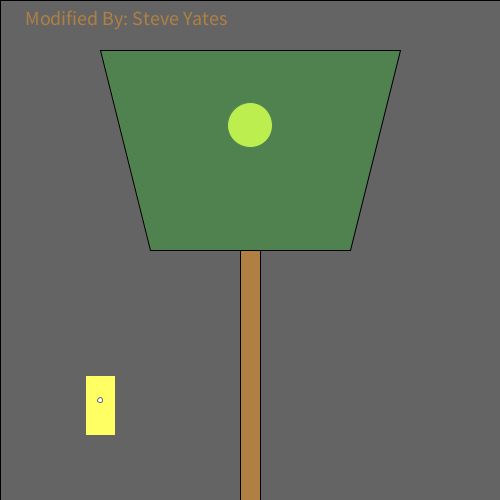
Frame 1 (no input)
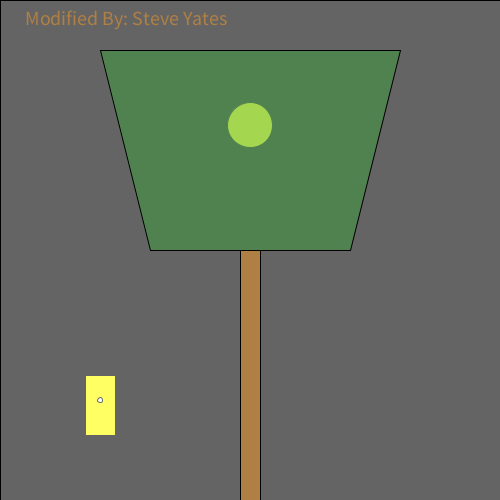
Frame 60 (the mouse pressed at the canvas centre just before this capture)
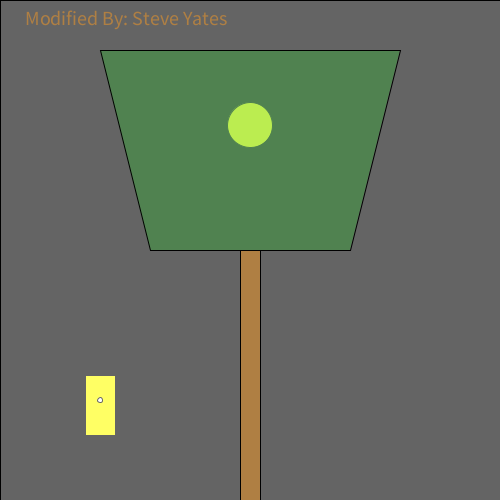
Frame 120 (the mouse held since frame 60 and released just before this capture)

The Processing sketch that drew these frames (run headless with seeded random() and noise(); from frame 60 on, the mouse is pressed at the canvas centre):

// Processing sketch: processing_160182
// ── processing_160182.pde

/*
  Norm Krumpe
  September 22, 2012
  Models a light that is triggered by motion (in this case, motion
  of the mouse).  The light also has a timer.  So, motion turns on the
  light, but a certain amount of time passing with no motion will
  cause the light to turn off again.
*/

// How close you need to get to the
// light sensor in order to turn on
// the light.  Higher values make it
// easier to trigger the light.  Distance
// is measured in pixels.
final int TRIGGER_DISTANCE = 50;

// The location of the sensor:
final int SWITCH_CENTER_X = 100;
final int SWITCH_CENTER_Y = 400;

// seconds until light shuts off automatically when there is no motion
final float SECONDS_UNTIL_AUTO_SHUTOFF = 10; 

// Light will initially be on because of this next value.
// Want the light off initially?  
// Set this to something less than SECONDS_UNTIL_AUTO_SHUTOFF
float timeOfLastTrigger = 0; 
boolean revealTriggerRegion = false;

// Just choose a window size
void setup() {
  size(500, 500);
}

// Each time the mouse moves, check to see
// if it triggered the motion sensor
void mouseMoved() {
  if (motionSensorWasTriggered()) {
    timeOfLastTrigger = millis()/1000.0;
  }
}

// When a key is pressed, toggle the "cheat" that
// reveals the motion sensor's trigger region.
void keyPressed() {
  revealTriggerRegion = !revealTriggerRegion;
}

// Draw the various parts of the scene
void draw() {
  background(0);

  drawLightSwitch();
  drawLamp();  
  drawTriggerRegion();
  
  changedBy();
}

// Draws all components of the lamp
void drawLamp() {
  drawLight();
  fill(0, 255, 0, 50);
  quad(100, 50, 400, 50, 350, 250, 150, 250);
  fill(175, 127, 67);
  rect(240, 250, 20, 250);
}

// How the light gets drawn depends on whether
// the lightbulb is lit.
void drawLight() {

  if (secondsSinceLastTrigger() < SECONDS_UNTIL_AUTO_SHUTOFF) {
    // If the light is on:
    int strength = (int)random(156, 256);
    fill(strength, strength, 0);
    ellipse(250, 125, 45, 45);
    fill(255, 100);
    rect(0, 0, width, height);
  }

  else {
    // Light is off:
    fill(10, 10, 0);
    ellipse(250, 125, 45, 45);
  }
}

// Draw the light switch/sensor
void drawLightSwitch() {
  fill(255, 255, 0);
  rect(SWITCH_CENTER_X - 15, SWITCH_CENTER_Y - 25, 30, 60);
  fill(255);
  ellipse(SWITCH_CENTER_X, SWITCH_CENTER_Y, 5, 5);
}

// Return true if the mouse triggered the sensor
boolean motionSensorWasTriggered() {
  return distanceFromLightSwitch() < TRIGGER_DISTANCE;
}

// Compute the distance between the mouse and the sensor
float distanceFromLightSwitch() {  
  return dist(mouseX, mouseY, SWITCH_CENTER_X, SWITCH_CENTER_Y);
}

// Determine how long it has been since the motion sensor
// was last turned on.
float secondsSinceLastTrigger() {
  return millis()/1000.0 - timeOfLastTrigger;
}

// Show a "cheat" region so that you know where the mouse
// needs to go in order to trigger the light sensor
void drawTriggerRegion() {
  if (revealTriggerRegion) {
    fill(255, 25);
    ellipse(SWITCH_CENTER_X, SWITCH_CENTER_Y, 
    TRIGGER_DISTANCE * 50, TRIGGER_DISTANCE * 50);
  }
}

void changedBy(){
textSize(20);
text("Modified By: Steve Yates", 25, 25);
}
